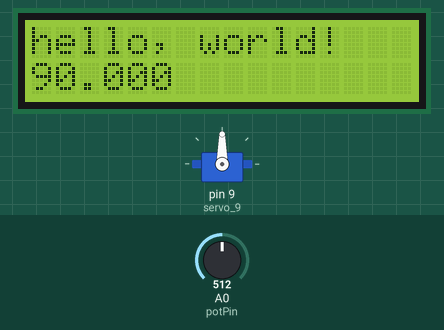
This sketch was run on a simulated Arduino Uno, built with avr-gcc and run on an emulated ATmega328P. Parts: 16×2 character LCD, servo. Inputs (shaded band) come from the test bench; at power-on: A0 (potPin) = 512.

Above: at 1.2 s.
1.3 s: A0 (potPin) set to 716
At 2.2 s:
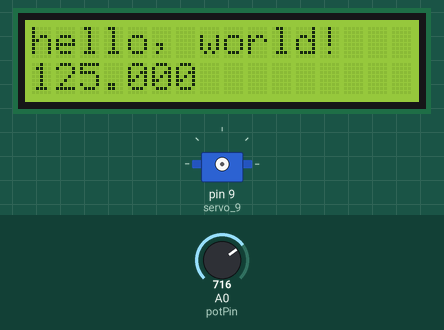
2.8 s: A0 (potPin) set to 900
At 3.4 s:
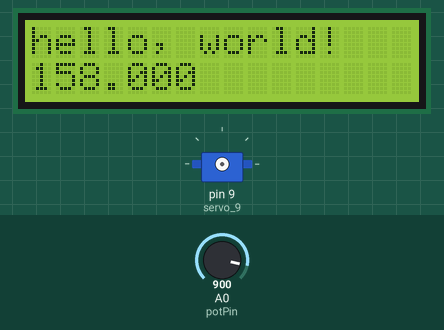
4.3 s: A0 (potPin) set to 1023
At 4.6 s:
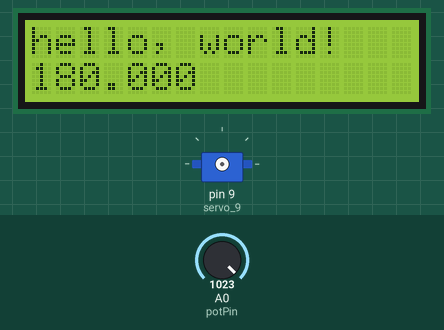
Timing chart, 0 to 7.3 s (numbered marks = the images above; inputs shaded):
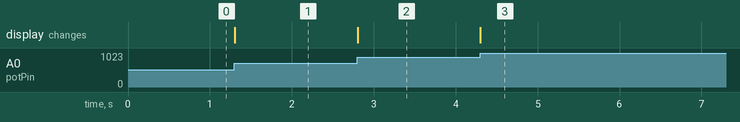

The sketch:

ServoMotor.ino
```cpp
#include <Servo.h>
#include <LiquidCrystal.h>

const int rs = 12, en = 11, d4 = 5, d5 = 4, d6 = 3, d7 = 2;
LiquidCrystal lcd(rs, en, d4, d5, d6, d7);

int potPin = 0;
int pos = 0;
Servo servo_9;

char angle[7];

void setup()
{
  lcd.begin(16, 2);
  servo_9.attach(9);
  lcd.print("hello, world!");
}

void loop()
{
  int var = analogRead(potPin);
  var = map(var,0,1023,0,180);
  servo_9.write(var);
  lcd.setCursor(0, 1);
  dtostrf(var,3,3, angle);
  lcd.print(angle);
}
```

zabice.c
```cpp
// Joystick var
int sX = A0;     //joystick x axis, analog input
int sY = A1;     //joystick y axis, analog input
int sSX;         //state of x, reading from sX
int sSY;         //state of y, reading from sY
int sS;          //converted state

void setup() {

  pinMode(sX, INPUT);
  pinMode(sY, INPUT);

  Serial.begin(9600);
}

void loop() {

  //stick stuff
  sSX = analogRead(sX); //reading x axis input
  delay(100);
  sSY = analogRead(sY); //reading y axis input

  //converting y and x inputs to 4 possibilities. 0 and 1023 are the maximum values on each axis of the joystick
  sS=0;
  switch (sSX) {
    case 0:
          sS=1;      // Left
          Serial.print(sS);
          Serial.print(";");
          break;
    case 1023:
          sS=2;      // Right
          Serial.print(sS);
          Serial.print(";");
          break;
  }
  switch (sSY) {
    case 0:
          sS=3;      // Up
          Serial.println(sS);
          break;
    case 1023:
          sS=4;      // Down
          Serial.println(sS);
          break;
  }
}
```

Measured:
- after the input at 1.3 s, the display: changes at once (image 1)
- after the input at 2.8 s, the display: changes at once (image 2)
- after the input at 4.3 s, the display: changes at once (image 3)
